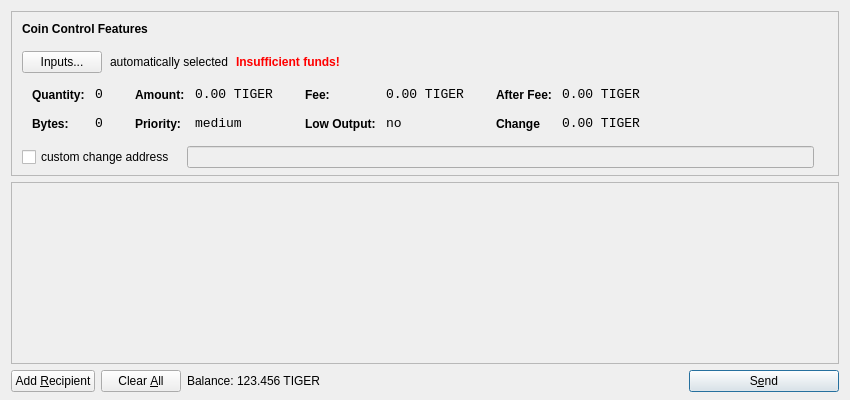
<?xml version="1.0" encoding="UTF-8"?>
<ui version="4.0">
 <class>SendCoinsDialog</class>
 <widget class="QDialog" name="SendCoinsDialog">
  <property name="geometry">
   <rect>
    <x>0</x>
    <y>0</y>
    <width>850</width>
    <height>400</height>
   </rect>
  </property>
  <property name="windowTitle">
   <string>Send Coins</string>
  </property>
  <layout class="QVBoxLayout" name="verticalLayout" stretch="0,1,0">
   <property name="bottomMargin">
    <number>8</number>
   </property>
   <item>
    <widget class="QFrame" name="frameCoinControl">
     <property name="sizePolicy">
      <sizepolicy hsizetype="Expanding" vsizetype="Expanding">
       <horstretch>0</horstretch>
       <verstretch>0</verstretch>
      </sizepolicy>
     </property>
     <property name="maximumSize">
      <size>
       <width>16777215</width>
       <height>16777215</height>
      </size>
     </property>
     <property name="frameShape">
      <enum>QFrame::StyledPanel</enum>
     </property>
     <property name="frameShadow">
      <enum>QFrame::Sunken</enum>
     </property>
     <layout class="QVBoxLayout" name="verticalLayoutCoinControl2">
      <property name="spacing">
       <number>-1</number>
      </property>
      <property name="leftMargin">
       <number>0</number>
      </property>
      <property name="topMargin">
       <number>0</number>
      </property>
      <property name="rightMargin">
       <number>0</number>
      </property>
      <property name="bottomMargin">
       <number>6</number>
      </property>
      <item>
       <layout class="QVBoxLayout" name="verticalLayoutCoinControl" stretch="0,0,0,0,1">
        <property name="spacing">
         <number>0</number>
        </property>
        <property name="leftMargin">
         <number>10</number>
        </property>
        <property name="topMargin">
         <number>10</number>
        </property>
        <item>
         <layout class="QHBoxLayout" name="horizontalLayoutCoinControl1">
          <property name="bottomMargin">
           <number>15</number>
          </property>
          <item>
           <widget class="QLabel" name="labelCoinControlFeatures">
            <property name="sizePolicy">
             <sizepolicy hsizetype="Preferred" vsizetype="Maximum">
              <horstretch>0</horstretch>
              <verstretch>0</verstretch>
             </sizepolicy>
            </property>
            <property name="font">
             <font>
              <weight>75</weight>
              <bold>true</bold>
             </font>
            </property>
            <property name="styleSheet">
             <string notr="true">font-weight:bold;</string>
            </property>
            <property name="text">
             <string>Coin Control Features</string>
            </property>
           </widget>
          </item>
         </layout>
        </item>
        <item>
         <layout class="QHBoxLayout" name="horizontalLayoutCoinControl2" stretch="0,0,0,0">
          <property name="spacing">
           <number>8</number>
          </property>
          <property name="bottomMargin">
           <number>10</number>
          </property>
          <item>
           <widget class="QPushButton" name="pushButtonCoinControl">
            <property name="styleSheet">
             <string notr="true"/>
            </property>
            <property name="text">
             <string>Inputs...</string>
            </property>
           </widget>
          </item>
          <item>
           <widget class="QLabel" name="labelCoinControlAutomaticallySelected">
            <property name="text">
             <string>automatically selected</string>
            </property>
            <property name="margin">
             <number>5</number>
            </property>
           </widget>
          </item>
          <item>
           <widget class="QLabel" name="labelCoinControlInsuffFunds">
            <property name="font">
             <font>
              <weight>75</weight>
              <bold>true</bold>
             </font>
            </property>
            <property name="styleSheet">
             <string notr="true">color:red;font-weight:bold;</string>
            </property>
            <property name="text">
             <string>Insufficient funds!</string>
            </property>
            <property name="margin">
             <number>5</number>
            </property>
           </widget>
          </item>
          <item>
           <spacer name="horizontalSpacerCoinControl">
            <property name="orientation">
             <enum>Qt::Horizontal</enum>
            </property>
            <property name="sizeHint" stdset="0">
             <size>
              <width>40</width>
              <height>1</height>
             </size>
            </property>
           </spacer>
          </item>
         </layout>
        </item>
        <item>
         <widget class="QWidget" name="widgetCoinControl" native="true">
          <property name="sizePolicy">
           <sizepolicy hsizetype="Preferred" vsizetype="Preferred">
            <horstretch>0</horstretch>
            <verstretch>0</verstretch>
           </sizepolicy>
          </property>
          <property name="minimumSize">
           <size>
            <width>0</width>
            <height>0</height>
           </size>
          </property>
          <property name="styleSheet">
           <string notr="true"/>
          </property>
          <layout class="QHBoxLayout" name="horizontalLayoutCoinControl5">
           <property name="margin">
            <number>0</number>
           </property>
           <item>
            <layout class="QHBoxLayout" name="horizontalLayoutCoinControl3" stretch="0,0,0,1">
             <property name="spacing">
              <number>20</number>
             </property>
             <property name="topMargin">
              <number>0</number>
             </property>
             <property name="bottomMargin">
              <number>10</number>
             </property>
             <item>
              <layout class="QFormLayout" name="formLayoutCoinControl1">
               <property name="horizontalSpacing">
                <number>10</number>
               </property>
               <property name="verticalSpacing">
                <number>14</number>
               </property>
               <property name="leftMargin">
                <number>10</number>
               </property>
               <property name="topMargin">
                <number>4</number>
               </property>
               <property name="rightMargin">
                <number>6</number>
               </property>
               <item row="0" column="0">
                <widget class="QLabel" name="labelCoinControlQuantityText">
                 <property name="styleSheet">
                  <string notr="true">font-weight:bold;</string>
                 </property>
                 <property name="text">
                  <string>Quantity:</string>
                 </property>
                 <property name="margin">
                  <number>0</number>
                 </property>
                </widget>
               </item>
               <item row="0" column="1">
                <widget class="QLabel" name="labelCoinControlQuantity">
                 <property name="font">
                  <font>
                   <family>Monospace</family>
                   <pointsize>10</pointsize>
                  </font>
                 </property>
                 <property name="cursor">
                  <cursorShape>IBeamCursor</cursorShape>
                 </property>
                 <property name="contextMenuPolicy">
                  <enum>Qt::ActionsContextMenu</enum>
                 </property>
                 <property name="text">
                  <string>0</string>
                 </property>
                 <property name="margin">
                  <number>0</number>
                 </property>
                 <property name="textInteractionFlags">
                  <set>Qt::LinksAccessibleByMouse|Qt::TextSelectableByKeyboard|Qt::TextSelectableByMouse</set>
                 </property>
                </widget>
               </item>
               <item row="1" column="0">
                <widget class="QLabel" name="labelCoinControlBytesText">
                 <property name="styleSheet">
                  <string notr="true">font-weight:bold;</string>
                 </property>
                 <property name="text">
                  <string>Bytes:</string>
                 </property>
                </widget>
               </item>
               <item row="1" column="1">
                <widget class="QLabel" name="labelCoinControlBytes">
                 <property name="font">
                  <font>
                   <family>Monospace</family>
                   <pointsize>10</pointsize>
                  </font>
                 </property>
                 <property name="cursor">
                  <cursorShape>IBeamCursor</cursorShape>
                 </property>
                 <property name="contextMenuPolicy">
                  <enum>Qt::ActionsContextMenu</enum>
                 </property>
                 <property name="text">
                  <string>0</string>
                 </property>
                 <property name="textInteractionFlags">
                  <set>Qt::LinksAccessibleByMouse|Qt::TextSelectableByKeyboard|Qt::TextSelectableByMouse</set>
                 </property>
                </widget>
               </item>
              </layout>
             </item>
             <item>
              <layout class="QFormLayout" name="formLayoutCoinControl2">
               <property name="horizontalSpacing">
                <number>10</number>
               </property>
               <property name="verticalSpacing">
                <number>14</number>
               </property>
               <property name="leftMargin">
                <number>6</number>
               </property>
               <property name="topMargin">
                <number>4</number>
               </property>
               <property name="rightMargin">
                <number>6</number>
               </property>
               <item row="0" column="0">
                <widget class="QLabel" name="labelCoinControlAmountText">
                 <property name="styleSheet">
                  <string notr="true">font-weight:bold;</string>
                 </property>
                 <property name="text">
                  <string>Amount:</string>
                 </property>
                 <property name="margin">
                  <number>0</number>
                 </property>
                </widget>
               </item>
               <item row="0" column="1">
                <widget class="QLabel" name="labelCoinControlAmount">
                 <property name="font">
                  <font>
                   <family>Monospace</family>
                   <pointsize>10</pointsize>
                  </font>
                 </property>
                 <property name="cursor">
                  <cursorShape>IBeamCursor</cursorShape>
                 </property>
                 <property name="contextMenuPolicy">
                  <enum>Qt::ActionsContextMenu</enum>
                 </property>
                 <property name="text">
                  <string>0.00 TIGER</string>
                 </property>
                 <property name="textInteractionFlags">
                  <set>Qt::LinksAccessibleByMouse|Qt::TextSelectableByKeyboard|Qt::TextSelectableByMouse</set>
                 </property>
                </widget>
               </item>
               <item row="1" column="0">
                <widget class="QLabel" name="labelCoinControlPriorityText">
                 <property name="styleSheet">
                  <string notr="true">font-weight:bold;</string>
                 </property>
                 <property name="text">
                  <string>Priority:</string>
                 </property>
                </widget>
               </item>
               <item row="1" column="1">
                <widget class="QLabel" name="labelCoinControlPriority">
                 <property name="font">
                  <font>
                   <family>Monospace</family>
                   <pointsize>10</pointsize>
                  </font>
                 </property>
                 <property name="cursor">
                  <cursorShape>IBeamCursor</cursorShape>
                 </property>
                 <property name="contextMenuPolicy">
                  <enum>Qt::ActionsContextMenu</enum>
                 </property>
                 <property name="text">
                  <string>medium</string>
                 </property>
                 <property name="textInteractionFlags">
                  <set>Qt::LinksAccessibleByMouse|Qt::TextSelectableByKeyboard|Qt::TextSelectableByMouse</set>
                 </property>
                </widget>
               </item>
              </layout>
             </item>
             <item>
              <layout class="QFormLayout" name="formLayoutCoinControl3">
               <property name="horizontalSpacing">
                <number>10</number>
               </property>
               <property name="verticalSpacing">
                <number>14</number>
               </property>
               <property name="leftMargin">
                <number>6</number>
               </property>
               <property name="topMargin">
                <number>4</number>
               </property>
               <property name="rightMargin">
                <number>6</number>
               </property>
               <item row="0" column="0">
                <widget class="QLabel" name="labelCoinControlFeeText">
                 <property name="styleSheet">
                  <string notr="true">font-weight:bold;</string>
                 </property>
                 <property name="text">
                  <string>Fee:</string>
                 </property>
                 <property name="margin">
                  <number>0</number>
                 </property>
                </widget>
               </item>
               <item row="0" column="1">
                <widget class="QLabel" name="labelCoinControlFee">
                 <property name="font">
                  <font>
                   <family>Monospace</family>
                   <pointsize>10</pointsize>
                  </font>
                 </property>
                 <property name="cursor">
                  <cursorShape>IBeamCursor</cursorShape>
                 </property>
                 <property name="contextMenuPolicy">
                  <enum>Qt::ActionsContextMenu</enum>
                 </property>
                 <property name="text">
                  <string>0.00 TIGER</string>
                 </property>
                 <property name="textInteractionFlags">
                  <set>Qt::LinksAccessibleByMouse|Qt::TextSelectableByKeyboard|Qt::TextSelectableByMouse</set>
                 </property>
                </widget>
               </item>
               <item row="1" column="0">
                <widget class="QLabel" name="labelCoinControlLowOutputText">
                 <property name="styleSheet">
                  <string notr="true">font-weight:bold;</string>
                 </property>
                 <property name="text">
                  <string>Low Output:</string>
                 </property>
                </widget>
               </item>
               <item row="1" column="1">
                <widget class="QLabel" name="labelCoinControlLowOutput">
                 <property name="font">
                  <font>
                   <family>Monospace</family>
                   <pointsize>10</pointsize>
                  </font>
                 </property>
                 <property name="cursor">
                  <cursorShape>IBeamCursor</cursorShape>
                 </property>
                 <property name="contextMenuPolicy">
                  <enum>Qt::ActionsContextMenu</enum>
                 </property>
                 <property name="text">
                  <string>no</string>
                 </property>
                 <property name="textInteractionFlags">
                  <set>Qt::LinksAccessibleByMouse|Qt::TextSelectableByKeyboard|Qt::TextSelectableByMouse</set>
                 </property>
                </widget>
               </item>
              </layout>
             </item>
             <item>
              <layout class="QFormLayout" name="formLayoutCoinControl4">
               <property name="horizontalSpacing">
                <number>10</number>
               </property>
               <property name="verticalSpacing">
                <number>14</number>
               </property>
               <property name="leftMargin">
                <number>6</number>
               </property>
               <property name="topMargin">
                <number>4</number>
               </property>
               <property name="rightMargin">
                <number>6</number>
               </property>
               <item row="0" column="0">
                <widget class="QLabel" name="labelCoinControlAfterFeeText">
                 <property name="styleSheet">
                  <string notr="true">font-weight:bold;</string>
                 </property>
                 <property name="text">
                  <string>After Fee:</string>
                 </property>
                 <property name="margin">
                  <number>0</number>
                 </property>
                </widget>
               </item>
               <item row="0" column="1">
                <widget class="QLabel" name="labelCoinControlAfterFee">
                 <property name="font">
                  <font>
                   <family>Monospace</family>
                   <pointsize>10</pointsize>
                  </font>
                 </property>
                 <property name="cursor">
                  <cursorShape>IBeamCursor</cursorShape>
                 </property>
                 <property name="contextMenuPolicy">
                  <enum>Qt::ActionsContextMenu</enum>
                 </property>
                 <property name="text">
                  <string>0.00 TIGER</string>
                 </property>
                 <property name="textInteractionFlags">
                  <set>Qt::LinksAccessibleByMouse|Qt::TextSelectableByKeyboard|Qt::TextSelectableByMouse</set>
                 </property>
                </widget>
               </item>
               <item row="1" column="0">
                <widget class="QLabel" name="labelCoinControlChangeText">
                 <property name="styleSheet">
                  <string notr="true">font-weight:bold;</string>
                 </property>
                 <property name="text">
                  <string>Change</string>
                 </property>
                </widget>
               </item>
               <item row="1" column="1">
                <widget class="QLabel" name="labelCoinControlChange">
                 <property name="font">
                  <font>
                   <family>Monospace</family>
                   <pointsize>10</pointsize>
                  </font>
                 </property>
                 <property name="cursor">
                  <cursorShape>IBeamCursor</cursorShape>
                 </property>
                 <property name="contextMenuPolicy">
                  <enum>Qt::ActionsContextMenu</enum>
                 </property>
                 <property name="text">
                  <string>0.00 TIGER</string>
                 </property>
                 <property name="textInteractionFlags">
                  <set>Qt::LinksAccessibleByMouse|Qt::TextSelectableByKeyboard|Qt::TextSelectableByMouse</set>
                 </property>
                </widget>
               </item>
              </layout>
             </item>
            </layout>
           </item>
          </layout>
         </widget>
        </item>
        <item>
         <layout class="QHBoxLayout" name="horizontalLayoutCoinControl4" stretch="0,0,0">
          <property name="spacing">
           <number>12</number>
          </property>
          <property name="sizeConstraint">
           <enum>QLayout::SetDefaultConstraint</enum>
          </property>
          <property name="topMargin">
           <number>5</number>
          </property>
          <property name="rightMargin">
           <number>5</number>
          </property>
          <item>
           <widget class="QCheckBox" name="checkBoxCoinControlChange">
            <property name="text">
             <string>custom change address</string>
            </property>
           </widget>
          </item>
          <item>
           <widget class="QLineEdit" name="lineEditCoinControlChange">
            <property name="enabled">
             <bool>false</bool>
            </property>
            <property name="sizePolicy">
             <sizepolicy hsizetype="Expanding" vsizetype="Fixed">
              <horstretch>0</horstretch>
              <verstretch>0</verstretch>
             </sizepolicy>
            </property>
           </widget>
          </item>
          <item>
           <widget class="QLabel" name="labelCoinControlChangeLabel">
            <property name="sizePolicy">
             <sizepolicy hsizetype="Preferred" vsizetype="Expanding">
              <horstretch>0</horstretch>
              <verstretch>0</verstretch>
             </sizepolicy>
            </property>
            <property name="minimumSize">
             <size>
              <width>0</width>
              <height>0</height>
             </size>
            </property>
            <property name="text">
             <string/>
            </property>
            <property name="margin">
             <number>3</number>
            </property>
           </widget>
          </item>
         </layout>
        </item>
        <item>
         <spacer name="verticalSpacerCoinControl">
          <property name="orientation">
           <enum>Qt::Vertical</enum>
          </property>
          <property name="sizeHint" stdset="0">
           <size>
            <width>800</width>
            <height>1</height>
           </size>
          </property>
         </spacer>
        </item>
       </layout>
      </item>
     </layout>
    </widget>
   </item>
   <item>
    <widget class="QScrollArea" name="scrollArea">
     <property name="widgetResizable">
      <bool>true</bool>
     </property>
     <widget class="QWidget" name="scrollAreaWidgetContents">
      <property name="geometry">
       <rect>
        <x>0</x>
        <y>0</y>
        <width>830</width>
        <height>165</height>
       </rect>
      </property>
      <layout class="QVBoxLayout" name="verticalLayout_2">
       <property name="margin">
        <number>0</number>
       </property>
       <item>
        <layout class="QVBoxLayout" name="entries">
         <property name="spacing">
          <number>6</number>
         </property>
        </layout>
       </item>
       <item>
        <spacer name="verticalSpacer">
         <property name="orientation">
          <enum>Qt::Vertical</enum>
         </property>
         <property name="sizeHint" stdset="0">
          <size>
           <width>20</width>
           <height>40</height>
          </size>
         </property>
        </spacer>
       </item>
      </layout>
     </widget>
    </widget>
   </item>
   <item>
    <layout class="QHBoxLayout" name="horizontalLayout">
     <item>
      <widget class="QPushButton" name="addButton">
       <property name="toolTip">
        <string>Send to multiple recipients at once</string>
       </property>
       <property name="text">
        <string>Add &amp;Recipient</string>
       </property>
       <property name="icon">
        <iconset resource="../bitcoin.qrc">
         <normaloff>:/icons/add</normaloff>:/icons/add</iconset>
       </property>
       <property name="autoDefault">
        <bool>false</bool>
       </property>
      </widget>
     </item>
     <item>
      <widget class="QPushButton" name="clearButton">
       <property name="sizePolicy">
        <sizepolicy hsizetype="Minimum" vsizetype="Fixed">
         <horstretch>0</horstretch>
         <verstretch>0</verstretch>
        </sizepolicy>
       </property>
       <property name="toolTip">
        <string>Remove all transaction fields</string>
       </property>
       <property name="text">
        <string>Clear &amp;All</string>
       </property>
       <property name="icon">
        <iconset resource="../bitcoin.qrc">
         <normaloff>:/icons/remove</normaloff>:/icons/remove</iconset>
       </property>
       <property name="autoRepeatDelay">
        <number>300</number>
       </property>
       <property name="autoDefault">
        <bool>false</bool>
       </property>
      </widget>
     </item>
     <item>
      <layout class="QHBoxLayout" name="horizontalLayout_2">
       <property name="spacing">
        <number>3</number>
       </property>
       <item>
        <widget class="QLabel" name="label">
         <property name="sizePolicy">
          <sizepolicy hsizetype="Preferred" vsizetype="Fixed">
           <horstretch>0</horstretch>
           <verstretch>0</verstretch>
          </sizepolicy>
         </property>
         <property name="text">
          <string>Balance:</string>
         </property>
        </widget>
       </item>
       <item>
        <widget class="QLabel" name="labelBalance">
         <property name="sizePolicy">
          <sizepolicy hsizetype="Preferred" vsizetype="Fixed">
           <horstretch>0</horstretch>
           <verstretch>0</verstretch>
          </sizepolicy>
         </property>
         <property name="cursor">
          <cursorShape>IBeamCursor</cursorShape>
         </property>
         <property name="text">
          <string>123.456 TIGER</string>
         </property>
         <property name="textInteractionFlags">
          <set>Qt::LinksAccessibleByMouse|Qt::TextSelectableByKeyboard|Qt::TextSelectableByMouse</set>
         </property>
        </widget>
       </item>
      </layout>
     </item>
     <item>
      <spacer name="horizontalSpacer">
       <property name="orientation">
        <enum>Qt::Horizontal</enum>
       </property>
       <property name="sizeHint" stdset="0">
        <size>
         <width>40</width>
         <height>20</height>
        </size>
       </property>
      </spacer>
     </item>
     <item>
      <widget class="QPushButton" name="sendButton">
       <property name="minimumSize">
        <size>
         <width>150</width>
         <height>0</height>
        </size>
       </property>
       <property name="toolTip">
        <string>Confirm the send action</string>
       </property>
       <property name="text">
        <string>S&amp;end</string>
       </property>
       <property name="icon">
        <iconset resource="../bitcoin.qrc">
         <normaloff>:/icons/send</normaloff>:/icons/send</iconset>
       </property>
       <property name="default">
        <bool>true</bool>
       </property>
      </widget>
     </item>
    </layout>
   </item>
  </layout>
 </widget>
 <resources>
  <include location="../bitcoin.qrc"/>
 </resources>
 <connections/>
</ui>
